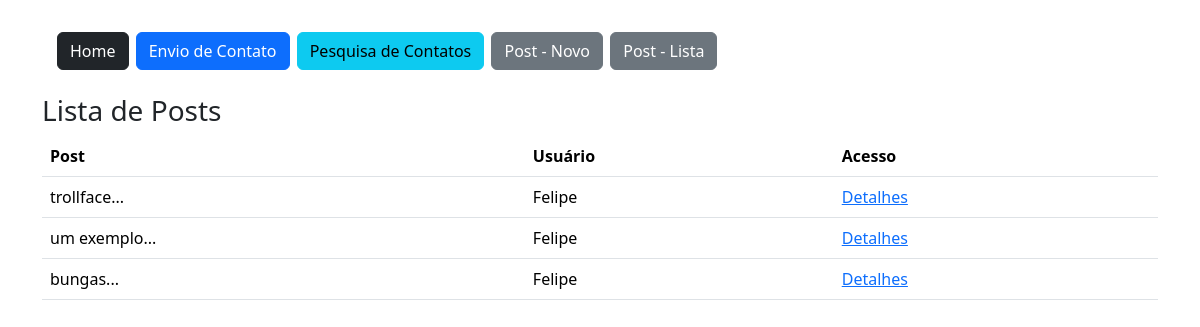
Screenshot of /post/lista with the database file from the repository.
### app/models.py (models this page shows)
class Post(db.Model):
    id = db.Column(db.Integer, primary_key=True)
    data_criação = db.Column(db.DateTime, default=datetime.now())
    mensagem = db.Column(db.String, nullable=True)
    imagem = db.Column(db.String, nullable=True, default='default.png')
    user_id = db.Column(db.Integer, db.ForeignKey('user.id'),nullable=True)
    comentarios = db.relationship('Comentario', backref='post', lazy=True)
    def msg_resumo(self):
        return f"{self.mensagem[:10]}..."

class User(db.Model, UserMixin):
    id = db.Column(db.Integer, primary_key=True)
    nome = db.Column(db.String, nullable=True)
    sobrenome = db.Column(db.String, nullable=True)
    email = db.Column(db.String, nullable=True)
    senha = db.Column(db.String, nullable=True)
    posts = db.relationship('Post', backref='user', lazy=True)
    comentarios = db.relationship('Comentario', backref='user', lazy=True)

### app/view.py (the view)
@app.route('/post/lista')
def PostLista():
    posts = Post.query.all()
    return render_template('post_lista.html', posts=posts)

### app/templates/post_lista.html
{% extends 'base.html' %}
{% block content %}
    <div class="container">
        {% include 'nave.html' %}
        <div class="row mt-4">
            <h3>Lista de Posts</h3>
            <div class="col-12">
                <table class ="table">
                    <thead>
                        <tr>
                            <th>Post</th>
                            <th>Usuário</th>
                            <th>Acesso</th>
                        </tr>
                    </thead>
                    <body>
                        {% for linha in posts %}
                        <tr>
                            <td>{{linha.msg_resumo()}}</td>
                            <td>{{linha.user.nome}}</td>
                            <td><a href="{{url_for('PostDetail', id=linha.id)}}">Detalhes</a></td>
                        </tr>
                        {% endfor %}
                    </body>
                </table>
            </div>
        </div>
    </div>
{% endblock %}

### rows the page displays
Post: msg_resumo "trollface...", user.nome "Felipe"
Post: msg_resumo "um exemplo...", user.nome "Felipe"
Post: msg_resumo "bungas...", user.nome "Felipe"
